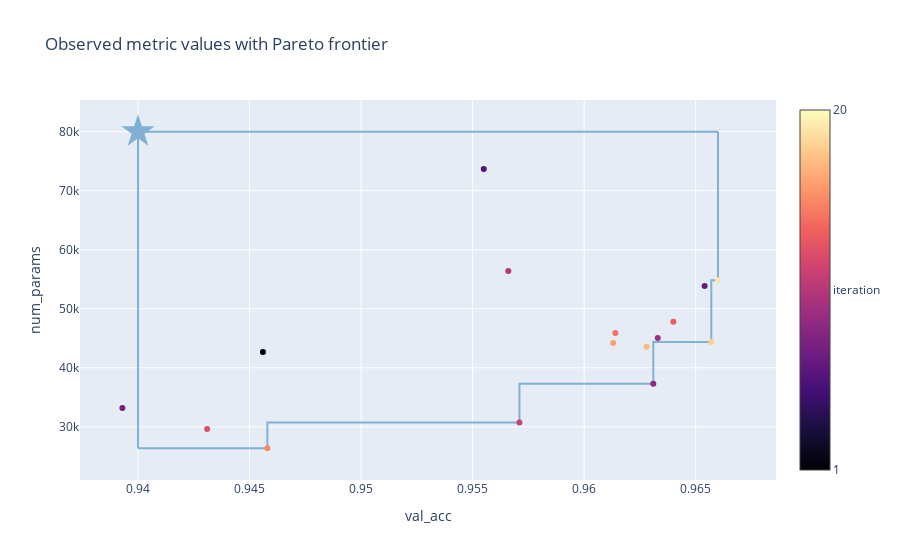

Notebook code for this chart:
### Code cell
from ax.service.utils.report_utils import _pareto_frontier_scatter_2d_plotly

_pareto_frontier_scatter_2d_plotly(experiment)

### Figure 1 — Plotly figure (JSON) as saved in the notebook; plotly's stock layout.template omitted (floating-point values rounded to 4 significant figures)
{"data": [{"line": {"shape": "hv"}, "marker": {"color": "rgba(128,177,211,1)"}, "mode": "lines", "type": "scatter", "x": [0.966, 0.966, 0.9657, 0.9631, 0.9571, 0.9458, 0.94], "y": [80000, 54838, 44376, 37316, 30725, 26360, 26360]}, {"marker": {"color": "rgba(128,177,211,1)"}, "mode": "lines", "type": "scatter", "x": [0.966, 0.94], "y": [80000, 80000]}, {"marker": {"color": "rgba(128,177,211,1)"}, "mode": "lines", "type": "scatter", "x": [0.94, 0.94], "y": [26360, 80000]}, {"hovertemplate": "%{text}", "marker": {"color": [0, 5, 10, 15, 20, 25, 30, 35, 40, 45, 50, 55, 60, 65, 70, 75, 80, 85, 90, 95, 100], "colorbar": {"ticktext": [1, "iteration", 20], "tickvals": [0, 50, 100]}, "colorscale": [[0, "#000004"], [0.1111, "#180f3d"], [0.2222, "#440f76"], [0.3333, "#721f81"], [0.4444, "#9e2f7f"], [0.5556, "#cd4071"], [0.6667, "#f1605d"], [0.7778, "#fd9668"], [0.8889, "#feca8d"], [1, "#fcfdbf"]]}, "mode": "markers", "name": "Experimental points", "text": ["Arm name: 0_0", "Arm name: 1_0", "Arm name: 2_0", "Arm name: 3_0", "Arm name: 4_0", "Arm name: 5_0", "Arm name: 6_0", "Arm name: 7_0", "Arm name: 8_0", "Arm name: 9_0", "Arm name: 10_0", "Arm name: 11_0", "Arm name: 12_0", "Arm name: 13_0", "Arm name: 14_0", "Arm name: 15_0", "Arm name: 16_0", "Arm name: 17_0", "Arm name: 18_0", "Arm name: 19_0"], "type": "scatter", "x": [0.9456, 0.9097, 0.9363, 0.8764, 0.9128, 0.9555, 0.9654, 0.9393, 0.9631, 0.9633, 0.9566, 0.9571, 0.9431, 0.964, 0.9614, 0.9458, 0.9613, 0.9628, 0.9657, 0.966], "y": [42668, 18727, 43372, 13428, 78989, 73696, 53845, 33200, 37316, 45046, 56400, 30725, 29645, 47800, 45899, 26360, 44193, 43580, 44376, 54838]}, {"marker": {"color": "rgba(128,177,211,1)", "size": 25, "symbol": "star"}, "mode": "markers", "type": "scatter", "x": [0.94], "y": [80000]}], "layout": {"showlegend": false, "title": {"text": "Observed metric values with Pareto frontier"}, "xaxis": {"range": [0.9374, 0.9686], "title": {"text": "val_acc"}}, "yaxis": {"range": [20996, 85364], "title": {"text": "num_params"}}}}
